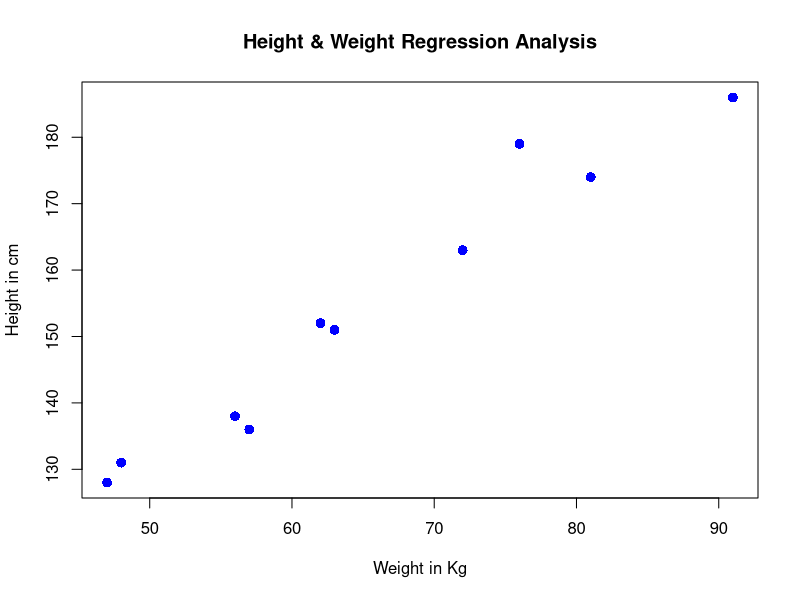

Generate this figure with R:
# Author: Pawar, Date: Oct 18 2021, Purpose is simple linear regression analysis

# Import our dependent and independent variables
x <- c(151, 174, 138, 186, 128, 136, 179, 163, 152, 131) 

y <- c(63, 81, 56, 91, 47, 57, 76, 72, 62, 48) 

# y = Dependent variable, x = Independent variable 
# Apply function lm()

relation <- lm(y~x)

# Print output of your model
print(relation)

# Generate a prediction function
# y/Weight = -38.4551 + (0.6746 * x/height)

# Setting a working directory
setwd("/Users/yalegenomecenter/Desktop")

# Give the chart file a name. 	
png(file = "linearregression.png") 

# Plot the chart. 
plot(y,x,col = "blue",main = "Height & Weight Regression Analysis", abline(lm(y~x)),cex = 1.3,pch = 16,xlab = "Weight in Kg",ylab = "Height in cm") 

# Save the file. 
dev.off() 